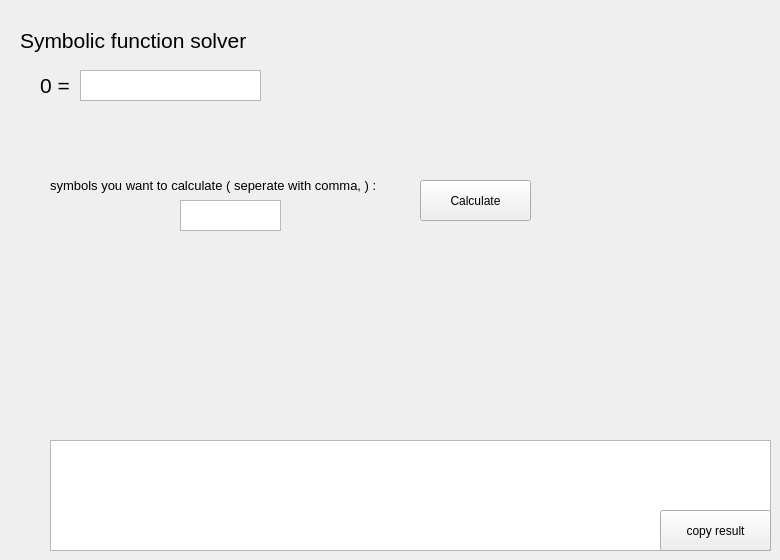
    <widget class="QWidget" name="tab_6">
     <attribute name="title">
      <string>Equation solver</string>
     </attribute>
     <widget class="QLabel" name="label_53">
      <property name="geometry">
       <rect>
        <x>40</x>
        <y>70</y>
        <width>41</width>
        <height>31</height>
       </rect>
      </property>
      <property name="text">
       <string>&lt;!DOCTYPE HTML PUBLIC &quot;-//W3C//DTD HTML 4.0//EN&quot; &quot;http://www.w3.org/TR/REC-html40/strict.dtd&quot;&gt;
&lt;html&gt;&lt;head&gt;&lt;meta name=&quot;qrichtext&quot; content=&quot;1&quot; /&gt;&lt;style type=&quot;text/css&quot;&gt;
p, li { white-space: pre-wrap; }
&lt;/style&gt;&lt;/head&gt;&lt;body style=&quot; font-family:'Sans Serif'; font-size:9pt; font-weight:400; font-style:normal;&quot;&gt;
&lt;p style=&quot; margin-top:0px; margin-bottom:0px; margin-left:0px; margin-right:0px; -qt-block-indent:0; text-indent:0px;&quot;&gt;&lt;span style=&quot; font-size:16pt;&quot;&gt;0 =&lt;/span&gt;&lt;/p&gt;&lt;/body&gt;&lt;/html&gt;</string>
      </property>
     </widget>
     <widget class="QTextEdit" name="funcSolver">
      <property name="geometry">
       <rect>
        <x>80</x>
        <y>70</y>
        <width>181</width>
        <height>31</height>
       </rect>
      </property>
      <property name="inputMethodHints">
       <set>Qt::ImhNone</set>
      </property>
     </widget>
     <widget class="QTextEdit" name="solverSymbol">
      <property name="geometry">
       <rect>
        <x>180</x>
        <y>200</y>
        <width>101</width>
        <height>31</height>
       </rect>
      </property>
     </widget>
     <widget class="QLabel" name="label_17">
      <property name="enabled">
       <bool>true</bool>
      </property>
      <property name="geometry">
       <rect>
        <x>50</x>
        <y>150</y>
        <width>371</width>
        <height>71</height>
       </rect>
      </property>
      <property name="text">
       <string>&lt;!DOCTYPE HTML PUBLIC &quot;-//W3C//DTD HTML 4.0//EN&quot; &quot;http://www.w3.org/TR/REC-html40/strict.dtd&quot;&gt;
&lt;html&gt;&lt;head&gt;&lt;meta name=&quot;qrichtext&quot; content=&quot;1&quot; /&gt;&lt;style type=&quot;text/css&quot;&gt;
p, li { white-space: pre-wrap; }
&lt;/style&gt;&lt;/head&gt;&lt;body style=&quot; font-family:'Sans Serif'; font-size:9pt; font-weight:400; font-style:normal;&quot;&gt;
&lt;p style=&quot; margin-top:12px; margin-bottom:12px; margin-left:0px; margin-right:0px; -qt-block-indent:0; text-indent:0px;&quot;&gt;&lt;span style=&quot; font-size:10pt;&quot;&gt;symbols you want to calculate ( seperate with comma, ) :&lt;/span&gt;&lt;/p&gt;&lt;/body&gt;&lt;/html&gt;</string>
      </property>
     </widget>
     <widget class="QTextEdit" name="solverResult">
      <property name="geometry">
       <rect>
        <x>50</x>
        <y>440</y>
        <width>721</width>
        <height>111</height>
       </rect>
      </property>
     </widget>
     <widget class="QPushButton" name="solver_button">
      <property name="geometry">
       <rect>
        <x>420</x>
        <y>180</y>
        <width>111</width>
        <height>41</height>
       </rect>
      </property>
      <property name="mouseTracking">
       <bool>false</bool>
      </property>
      <property name="text">
       <string>Calculate</string>
      </property>
     </widget>
     <widget class="QLabel" name="label_40">
      <property name="geometry">
       <rect>
        <x>20</x>
        <y>20</y>
        <width>261</width>
        <height>41</height>
       </rect>
      </property>
      <property name="text">
       <string>&lt;!DOCTYPE HTML PUBLIC &quot;-//W3C//DTD HTML 4.0//EN&quot; &quot;http://www.w3.org/TR/REC-html40/strict.dtd&quot;&gt;
&lt;html&gt;&lt;head&gt;&lt;meta name=&quot;qrichtext&quot; content=&quot;1&quot; /&gt;&lt;style type=&quot;text/css&quot;&gt;
p, li { white-space: pre-wrap; }
&lt;/style&gt;&lt;/head&gt;&lt;body style=&quot; font-family:'Sans Serif'; font-size:9pt; font-weight:400; font-style:normal;&quot;&gt;
&lt;p style=&quot; margin-top:12px; margin-bottom:12px; margin-left:0px; margin-right:0px; -qt-block-indent:0; text-indent:0px;&quot;&gt;&lt;span style=&quot; font-size:16pt;&quot;&gt;Symbolic function solver&lt;/span&gt;&lt;/p&gt;&lt;/body&gt;&lt;/html&gt;</string>
      </property>
     </widget>
     <widget class="QPushButton" name="integralButton_copy_10">
      <property name="geometry">
       <rect>
        <x>660</x>
        <y>510</y>
        <width>111</width>
        <height>41</height>
       </rect>
      </property>
      <property name="text">
       <string>copy result</string>
      </property>
     </widget>
     <zorder>label_17</zorder>
     <zorder>label_53</zorder>
     <zorder>funcSolver</zorder>
     <zorder>solverSymbol</zorder>
     <zorder>solverResult</zorder>
     <zorder>solver_button</zorder>
     <zorder>label_40</zorder>
     <zorder>integralButton_copy_10</zorder>
    </widget>
